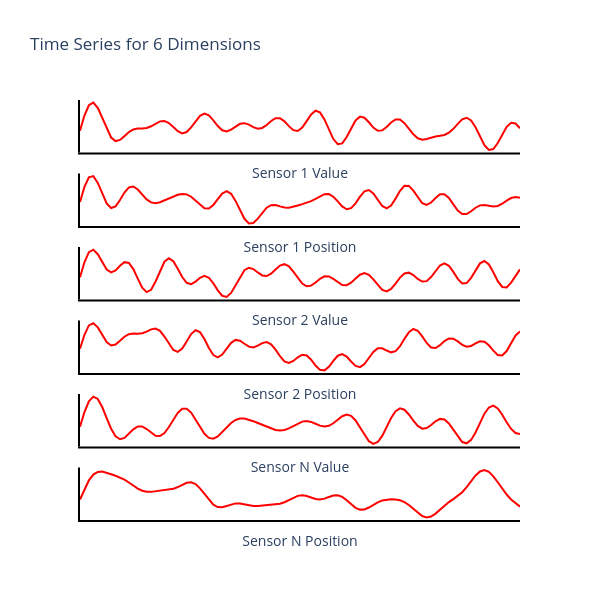

The cell this chart's notebook holds for it:
### Code cell
# Parameters
X = 6  # Number of dimensions (rows)
T = 100  # Number of timesteps (columns)
n_sin = 10 # Number of sinusoids

# Generate random data for demonstration (X rows × T columns)
data = helpers.generate_sinusoid_sum(n_sin, X, T, seed=0)
data = data + 10

# X-axis labels for each row
x_labels = ['Sensor 1 Value', 'Sensor 1 Position', 'Sensor 2 Value', 'Sensor 2 Position', 'Sensor N Value', 'Sensor N Position']

# Create subplots
fig = make_subplots(rows=X, cols=1, 
                   vertical_spacing=0.05)

# Add traces for each dimension
for i in range(X):
    fig.add_trace(
        go.Scatter(
            x=list(range(T)),  # Time steps on x-axis
            y=data[i, :],      # Data for this dimension
            mode='lines',
            name=f'Dim {i+1}',
            line=dict(color='red')
        ),
        row=i+1, col=1
    )

# Update layout
fig.update_layout(
    height=100*X,  # Adjust height based on number of subplots
    width=600,
    title_text=f"Time Series for {X} Dimensions",
    showlegend=False,
    plot_bgcolor='white',
    paper_bgcolor='white',
)

# Update axes for all subplots
for i in range(1, X+1):  # Subplot rows are 1-indexed
    # Set x-axis label
    fig.update_xaxes(
        title_text=x_labels[i-1],
        showticklabels=False, 
        ticks="", 
        row=i, 
        col=1,
        linecolor='black',
        linewidth=2
    )
    # Set y-axis properties
    fig.update_yaxes(
        showticklabels=False, 
        ticks="", 
        row=i, 
        col=1,
        linecolor='black',
        linewidth=2
    )

fig.write_image("figure1.pdf")
fig.show()

### Figure 1 — Plotly figure (JSON) as saved in the notebook; plotly's stock layout.template omitted (floating-point values rounded to 4 significant figures)
{"data": [{"line": {"color": "red"}, "mode": "lines", "name": "Dim 1", "type": "scatter", "x": [0, 1, 2, 3, 4, 5, 6, 7, 8, 9, 10, 11, 12, 13, 14, 15, 16, 17, 18, 19, 20, 21, 22, 23, 24, 25, 26, 27, 28, 29, 30, 31, 32, 33, 34, 35, 36, 37, 38, 39, 40, 41, 42, 43, 44, 45, 46, 47, 48, 49, 50, 51, 52, 53, 54, 55, 56, 57, 58, 59, 60, 61, 62, 63, 64, 65, 66, 67, 68, 69, 70, 71, 72, 73, 74, 75, 76, 77, 78, 79, 80, 81, 82, 83, 84, 85, 86, 87, 88, 89, 90, 91, 92, 93, 94, 95, 96, 97, 98, 99], "xaxis": "x", "y": [10, 14.13, 16.96, 17.69, 16.29, 13.49, 10.43, 8.125, 7.153, 7.455, 8.503, 9.624, 10.35, 10.58, 10.58, 10.72, 11.19, 11.92, 12.55, 12.68, 12.1, 10.99, 9.851, 9.264, 9.619, 10.89, 12.6, 14.07, 14.67, 14.19, 12.85, 11.27, 10.11, 9.785, 10.27, 11.15, 11.88, 12.06, 11.65, 10.98, 10.56, 10.74, 11.56, 12.64, 13.42, 13.42, 12.56, 11.24, 10.13, 9.909, 10.83, 12.6, 14.45, 15.46, 15.01, 13.07, 10.3, 7.703, 6.275, 6.517, 8.243, 10.67, 12.8, 13.84, 13.55, 12.3, 10.86, 9.981, 10.08, 11.02, 12.24, 13.08, 13.04, 12.07, 10.53, 8.983, 7.921, 7.536, 7.693, 8.068, 8.383, 8.577, 8.831, 9.422, 10.49, 11.87, 13.09, 13.55, 12.82, 10.91, 8.362, 6.019, 4.734, 4.972, 6.604, 8.949, 11.07, 12.18, 11.96, 10.66], "yaxis": "y"}, {"line": {"color": "red"}, "mode": "lines", "name": "Dim 2", "type": "scatter", "x": [0, 1, 2, 3, 4, 5, 6, 7, 8, 9, 10, 11, 12, 13, 14, 15, 16, 17, 18, 19, 20, 21, 22, 23, 24, 25, 26, 27, 28, 29, 30, 31, 32, 33, 34, 35, 36, 37, 38, 39, 40, 41, 42, 43, 44, 45, 46, 47, 48, 49, 50, 51, 52, 53, 54, 55, 56, 57, 58, 59, 60, 61, 62, 63, 64, 65, 66, 67, 68, 69, 70, 71, 72, 73, 74, 75, 76, 77, 78, 79, 80, 81, 82, 83, 84, 85, 86, 87, 88, 89, 90, 91, 92, 93, 94, 95, 96, 97, 98, 99], "xaxis": "x2", "y": [10, 16.6, 20.81, 21.3, 18.35, 13.64, 9.396, 7.365, 8.105, 10.87, 14.13, 16.36, 16.76, 15.45, 13.24, 11.14, 9.835, 9.503, 9.912, 10.69, 11.58, 12.42, 13.14, 13.54, 13.33, 12.3, 10.54, 8.578, 7.221, 7.197, 8.719, 11.25, 13.67, 14.7, 13.59, 10.47, 6.341, 2.664, 0.6693, 0.8359, 2.739, 5.335, 7.518, 8.623, 8.646, 8.09, 7.58, 7.509, 7.89, 8.487, 9.078, 9.645, 10.35, 11.35, 12.51, 13.4, 13.44, 12.31, 10.25, 8.076, 6.841, 7.298, 9.425, 12.33, 14.65, 15.22, 13.73, 10.92, 8.264, 7.22, 8.45, 11.47, 14.88, 17.06, 17.04, 14.94, 11.9, 9.454, 8.701, 9.764, 11.77, 13.35, 13.43, 11.74, 8.957, 6.26, 4.718, 4.743, 5.957, 7.495, 8.534, 8.735, 8.358, 8.019, 8.268, 9.239, 10.59, 11.73, 12.19, 11.84], "yaxis": "y2"}, {"line": {"color": "red"}, "mode": "lines", "name": "Dim 3", "type": "scatter", "x": [0, 1, 2, 3, 4, 5, 6, 7, 8, 9, 10, 11, 12, 13, 14, 15, 16, 17, 18, 19, 20, 21, 22, 23, 24, 25, 26, 27, 28, 29, 30, 31, 32, 33, 34, 35, 36, 37, 38, 39, 40, 41, 42, 43, 44, 45, 46, 47, 48, 49, 50, 51, 52, 53, 54, 55, 56, 57, 58, 59, 60, 61, 62, 63, 64, 65, 66, 67, 68, 69, 70, 71, 72, 73, 74, 75, 76, 77, 78, 79, 80, 81, 82, 83, 84, 85, 86, 87, 88, 89, 90, 91, 92, 93, 94, 95, 96, 97, 98, 99], "xaxis": "x3", "y": [10, 15.05, 18.45, 19.29, 17.76, 15.02, 12.6, 11.62, 12.29, 13.86, 15.07, 14.8, 12.73, 9.517, 6.485, 4.999, 5.789, 8.582, 12.22, 15.21, 16.37, 15.39, 12.88, 10.06, 8.129, 7.696, 8.552, 9.827, 10.48, 9.844, 7.966, 5.589, 3.776, 3.403, 4.735, 7.317, 10.19, 12.36, 13.21, 12.76, 11.62, 10.61, 10.42, 11.21, 12.62, 13.92, 14.39, 13.67, 11.92, 9.72, 7.864, 6.956, 7.181, 8.237, 9.494, 10.3, 10.26, 9.434, 8.275, 7.409, 7.332, 8.159, 9.553, 10.86, 11.41, 10.84, 9.268, 7.287, 5.714, 5.228, 6.054, 7.855, 9.872, 11.27, 11.54, 10.73, 9.45, 8.544, 8.695, 10.05, 12.11, 13.96, 14.68, 13.87, 11.82, 9.464, 7.942, 8.037, 9.785, 12.41, 14.67, 15.45, 14.29, 11.66, 8.703, 6.738, 6.592, 8.206, 10.66, 12.64], "yaxis": "y3"}, {"line": {"color": "red"}, "mode": "lines", "name": "Dim 4", "type": "scatter", "x": [0, 1, 2, 3, 4, 5, 6, 7, 8, 9, 10, 11, 12, 13, 14, 15, 16, 17, 18, 19, 20, 21, 22, 23, 24, 25, 26, 27, 28, 29, 30, 31, 32, 33, 34, 35, 36, 37, 38, 39, 40, 41, 42, 43, 44, 45, 46, 47, 48, 49, 50, 51, 52, 53, 54, 55, 56, 57, 58, 59, 60, 61, 62, 63, 64, 65, 66, 67, 68, 69, 70, 71, 72, 73, 74, 75, 76, 77, 78, 79, 80, 81, 82, 83, 84, 85, 86, 87, 88, 89, 90, 91, 92, 93, 94, 95, 96, 97, 98, 99], "xaxis": "x4", "y": [10, 14.33, 17.24, 17.95, 16.63, 14.25, 12.06, 11.0, 11.28, 12.44, 13.71, 14.51, 14.71, 14.65, 14.79, 15.33, 16.02, 16.27, 15.55, 13.77, 11.47, 9.583, 9.004, 10.05, 12.26, 14.54, 15.73, 15.15, 13.0, 10.22, 8.02, 7.299, 8.184, 10.03, 11.83, 12.73, 12.49, 11.53, 10.63, 10.4, 10.93, 11.73, 12.06, 11.38, 9.706, 7.641, 6.048, 5.552, 6.178, 7.328, 8.115, 7.873, 6.551, 4.753, 3.409, 3.25, 4.385, 6.228, 7.811, 8.32, 7.546, 5.998, 4.621, 4.266, 5.229, 7.095, 8.991, 10.1, 10.12, 9.425, 8.865, 9.225, 10.77, 13.06, 15.15, 16.13, 15.59, 13.84, 11.78, 10.39, 10.2, 11.09, 12.36, 13.2, 13.12, 12.26, 11.2, 10.62, 10.84, 11.62, 12.28, 12.17, 11.06, 9.381, 8.036, 7.891, 9.273, 11.72, 14.14, 15.35], "yaxis": "y4"}, {"line": {"color": "red"}, "mode": "lines", "name": "Dim 5", "type": "scatter", "x": [0, 1, 2, 3, 4, 5, 6, 7, 8, 9, 10, 11, 12, 13, 14, 15, 16, 17, 18, 19, 20, 21, 22, 23, 24, 25, 26, 27, 28, 29, 30, 31, 32, 33, 34, 35, 36, 37, 38, 39, 40, 41, 42, 43, 44, 45, 46, 47, 48, 49, 50, 51, 52, 53, 54, 55, 56, 57, 58, 59, 60, 61, 62, 63, 64, 65, 66, 67, 68, 69, 70, 71, 72, 73, 74, 75, 76, 77, 78, 79, 80, 81, 82, 83, 84, 85, 86, 87, 88, 89, 90, 91, 92, 93, 94, 95, 96, 97, 98, 99], "xaxis": "x5", "y": [10, 13.29, 15.75, 16.79, 16.26, 14.44, 11.95, 9.533, 7.828, 7.157, 7.469, 8.394, 9.409, 10.04, 10.04, 9.465, 8.622, 7.96, 7.875, 8.558, 9.916, 11.6, 13.13, 14.04, 14.07, 13.19, 11.66, 9.909, 8.394, 7.469, 7.29, 7.795, 8.753, 9.861, 10.84, 11.51, 11.83, 11.82, 11.6, 11.24, 10.83, 10.39, 9.95, 9.544, 9.243, 9.126, 9.254, 9.629, 10.17, 10.73, 11.14, 11.26, 11.07, 10.66, 10.24, 10.02, 10.19, 10.77, 11.59, 12.36, 12.73, 12.44, 11.41, 9.835, 8.102, 6.715, 6.117, 6.542, 7.925, 9.907, 11.95, 13.49, 14.15, 13.83, 12.75, 11.36, 10.17, 9.563, 9.685, 10.37, 11.22, 11.76, 11.64, 10.75, 9.284, 7.699, 6.537, 6.244, 7.012, 8.698, 10.87, 12.94, 14.34, 14.75, 14.11, 12.71, 11.0, 9.492, 8.564, 8.357], "yaxis": "y5"}, {"line": {"color": "red"}, "mode": "lines", "name": "Dim 6", "type": "scatter", "x": [0, 1, 2, 3, 4, 5, 6, 7, 8, 9, 10, 11, 12, 13, 14, 15, 16, 17, 18, 19, 20, 21, 22, 23, 24, 25, 26, 27, 28, 29, 30, 31, 32, 33, 34, 35, 36, 37, 38, 39, 40, 41, 42, 43, 44, 45, 46, 47, 48, 49, 50, 51, 52, 53, 54, 55, 56, 57, 58, 59, 60, 61, 62, 63, 64, 65, 66, 67, 68, 69, 70, 71, 72, 73, 74, 75, 76, 77, 78, 79, 80, 81, 82, 83, 84, 85, 86, 87, 88, 89, 90, 91, 92, 93, 94, 95, 96, 97, 98, 99], "xaxis": "x6", "y": [10, 12.17, 13.97, 15.18, 15.74, 15.8, 15.57, 15.26, 14.93, 14.57, 14.12, 13.54, 12.88, 12.26, 11.81, 11.59, 11.58, 11.68, 11.79, 11.88, 11.99, 12.21, 12.58, 13.06, 13.46, 13.56, 13.19, 12.32, 11.12, 9.886, 8.921, 8.419, 8.385, 8.654, 8.985, 9.178, 9.157, 8.978, 8.77, 8.647, 8.648, 8.732, 8.828, 8.895, 8.964, 9.114, 9.416, 9.866, 10.36, 10.74, 10.88, 10.73, 10.41, 10.11, 10.01, 10.17, 10.52, 10.83, 10.88, 10.53, 9.831, 8.984, 8.263, 7.887, 7.933, 8.321, 8.868, 9.39, 9.768, 9.979, 10.05, 10.01, 9.836, 9.463, 8.856, 8.058, 7.218, 6.556, 6.272, 6.46, 7.059, 7.885, 8.728, 9.453, 10.07, 10.7, 11.5, 12.56, 13.8, 14.98, 15.83, 16.1, 15.73, 14.82, 13.58, 12.25, 11.03, 9.991, 9.149, 8.51], "yaxis": "y6"}], "layout": {"height": 600, "paper_bgcolor": "white", "plot_bgcolor": "white", "showlegend": false, "title": {"text": "Time Series for 6 Dimensions"}, "width": 600, "xaxis": {"anchor": "y", "domain": [0, 1], "linecolor": "black", "linewidth": 2, "showticklabels": false, "ticks": "", "title": {"text": "Sensor 1 Value"}}, "xaxis2": {"anchor": "y2", "domain": [0, 1], "linecolor": "black", "linewidth": 2, "showticklabels": false, "ticks": "", "title": {"text": "Sensor 1 Position"}}, "xaxis3": {"anchor": "y3", "domain": [0, 1], "linecolor": "black", "linewidth": 2, "showticklabels": false, "ticks": "", "title": {"text": "Sensor 2 Value"}}, "xaxis4": {"anchor": "y4", "domain": [0, 1], "linecolor": "black", "linewidth": 2, "showticklabels": false, "ticks": "", "title": {"text": "Sensor 2 Position"}}, "xaxis5": {"anchor": "y5", "domain": [0, 1], "linecolor": "black", "linewidth": 2, "showticklabels": false, "ticks": "", "title": {"text": "Sensor N Value"}}, "xaxis6": {"anchor": "y6", "domain": [0, 1], "linecolor": "black", "linewidth": 2, "showticklabels": false, "ticks": "", "title": {"text": "Sensor N Position"}}, "yaxis": {"anchor": "x", "domain": [0.875, 1], "linecolor": "black", "linewidth": 2, "showticklabels": false, "ticks": ""}, "yaxis2": {"anchor": "x2", "domain": [0.7, 0.825], "linecolor": "black", "linewidth": 2, "showticklabels": false, "ticks": ""}, "yaxis3": {"anchor": "x3", "domain": [0.525, 0.65], "linecolor": "black", "linewidth": 2, "showticklabels": false, "ticks": ""}, "yaxis4": {"anchor": "x4", "domain": [0.35, 0.475], "linecolor": "black", "linewidth": 2, "showticklabels": false, "ticks": ""}, "yaxis5": {"anchor": "x5", "domain": [0.175, 0.3], "linecolor": "black", "linewidth": 2, "showticklabels": false, "ticks": ""}, "yaxis6": {"anchor": "x6", "domain": [0, 0.125], "linecolor": "black", "linewidth": 2, "showticklabels": false, "ticks": ""}}}
